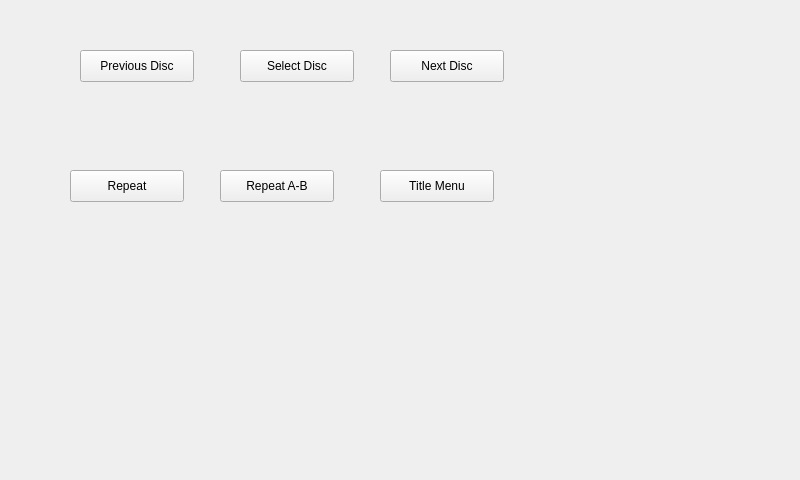
<?xml version="1.0" encoding="UTF-8"?>
<ui version="4.0">
 <class>PIRVideoDiscForm</class>
 <widget class="QWidget" name="PIRVideoDiscForm">
  <property name="geometry">
   <rect>
    <x>0</x>
    <y>0</y>
    <width>800</width>
    <height>480</height>
   </rect>
  </property>
  <property name="windowTitle">
   <string>Form</string>
  </property>
  <widget class="QPushButton" name="discTitleButton">
   <property name="geometry">
    <rect>
     <x>380</x>
     <y>170</y>
     <width>114</width>
     <height>32</height>
    </rect>
   </property>
   <property name="text">
    <string>Title Menu</string>
   </property>
  </widget>
  <widget class="QPushButton" name="discSelectButton">
   <property name="geometry">
    <rect>
     <x>240</x>
     <y>50</y>
     <width>114</width>
     <height>32</height>
    </rect>
   </property>
   <property name="text">
    <string>Select Disc</string>
   </property>
  </widget>
  <widget class="QPushButton" name="repeatButton">
   <property name="geometry">
    <rect>
     <x>70</x>
     <y>170</y>
     <width>114</width>
     <height>32</height>
    </rect>
   </property>
   <property name="text">
    <string>Repeat</string>
   </property>
  </widget>
  <widget class="QPushButton" name="repeatABButton">
   <property name="geometry">
    <rect>
     <x>220</x>
     <y>170</y>
     <width>114</width>
     <height>32</height>
    </rect>
   </property>
   <property name="text">
    <string>Repeat A-B</string>
   </property>
  </widget>
  <widget class="QPushButton" name="prevDiscButton">
   <property name="geometry">
    <rect>
     <x>80</x>
     <y>50</y>
     <width>114</width>
     <height>32</height>
    </rect>
   </property>
   <property name="text">
    <string>Previous Disc</string>
   </property>
  </widget>
  <widget class="QPushButton" name="nextDiscButton">
   <property name="geometry">
    <rect>
     <x>390</x>
     <y>50</y>
     <width>114</width>
     <height>32</height>
    </rect>
   </property>
   <property name="text">
    <string>Next Disc</string>
   </property>
  </widget>
 </widget>
 <resources/>
 <connections/>
</ui>
